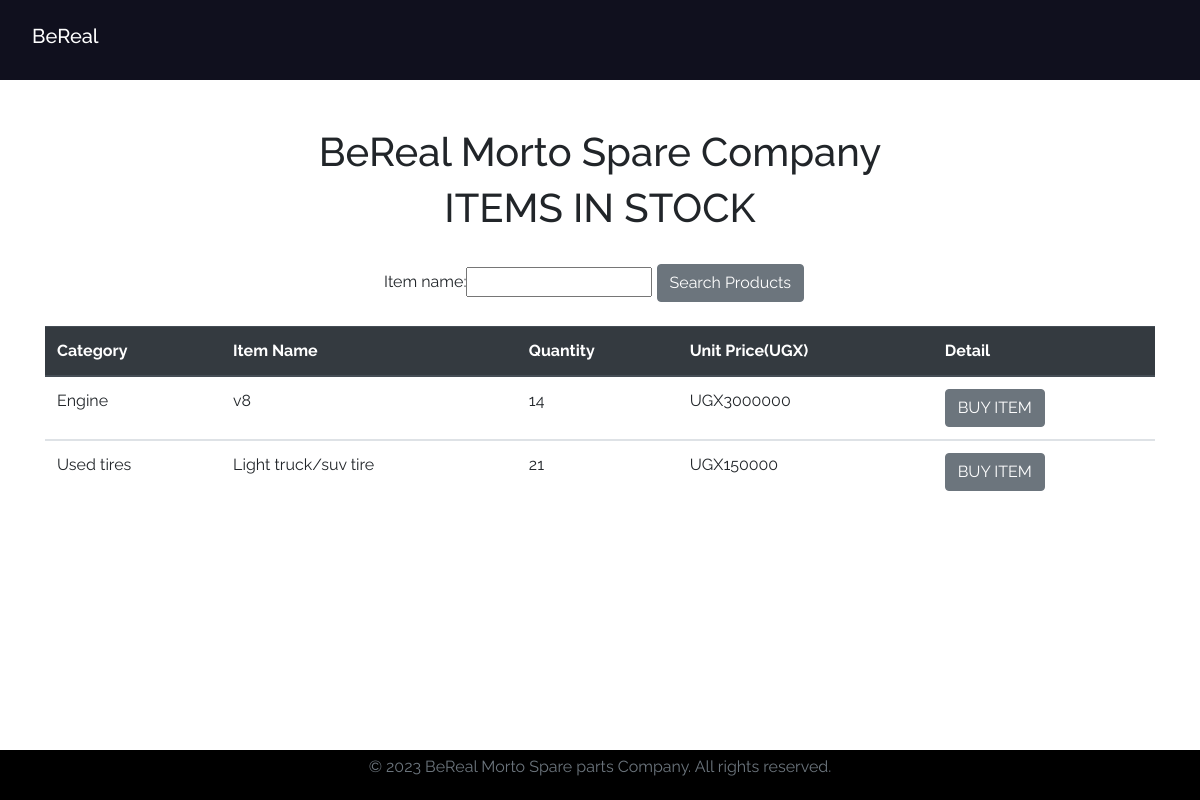
/home/, run on the app's committed database.
### spareapp/models.py (models this page shows, shortened)
class Product(models.Model):
    Category_name = models.ForeignKey(Category, on_delete=models.CASCADE, null=False, blank=False)
    date_of_arrival = models.DateField(default=timezone.now)
    item_name = models.CharField(max_length=50, null=False, blank=False)
    item_orgin = models.CharField(max_length=50, null=False, blank=False)
    total_quantity = models.IntegerField(default=0, null=False, blank=False)
    issued_quantity = models.IntegerField(default=0, null=False, blank=False)
    received_quantity = models.IntegerField(default=0, null=False, blank=False)
    unit_price = models.IntegerField(default=0, null=False, blank=False)

class Category(models.Model):
    name = models.CharField(max_length=50, null=False, blank=False)
    def __str__(self):
        return self.name

### spareapp/views.py (the view)
# urls.py: path('home/', views.home, name='home'),
def home(request):
    products = Product.objects.all().order_by('-id')
    product_filters = ProductFilter(request.GET, queryset=products)
    products = product_filters.qs
    return render(request, 'ziah/home.html', {'products': products, 'product_filters': product_filters})

### templates/ziah/home.html
{% extends 'ziah/base.html' %} {% block content %}
<br></br>
<div class="container">
    <h1 class="text-center">BeReal Morto Spare Company</h1>
    <h1 class="text-center">ITEMS IN STOCK</h1>
    <br>
    <div class="container">
        <form action="" method="GET">
            {{product_filters.form}}
            <input type="submit" value="Search Products" class="btn btn-secondary btn" />
        </form>
    </div>
    <br>
    <table class="table">
        <thead class="thead-dark">
            <tr>
                <th scope="col">Category</th>
                <th scope="col">Item Name</th>
                <th scope="col">Quantity</th>
                <th scope="col">Unit Price(UGX)</th>
                <th scope="col">Detail</th>
            </tr>
        </thead>
        {% for product in products %}
        <tbody>
            <tr>
                <td>{{product.Category_name}}</td>
                <td>{{product.item_name}}</td>
                <td>{{product.total_quantity}}</td>
                <td>UGX{{product.unit_price}}</td>
                <td><a href=" {% url 'product_detail' product.id %}"><input type="submit" value="BUY ITEM"
                            class="btn btn-secondary btn" type="button" /></a></td>
            </tr>
        </tbody>
        {% endfor %}
    </table>
</div>
{% endblock %}

### spareapp/static/css/main.css (style rules this page uses)
html,body { position: relative; overflow-x: hidden; background: url('/static/images/img6.jpg'); width: 100% !important; height: 100vh; display: table; position: relative; background-position: center; background-attachment: scroll; -o-background-size: cover; -moz-background-size: cover; -webkit-background-size: cover; background-size: cover; background-repeat: no-repeat; }
body { background-color:white(0, 20%, 20%); font-family: 'raleway'; }
form { width: 40%; margin: 0 auto; }

### data on the page
Product: Category_name "Engine", item_name "v8", total_quantity "14", unit_price "3000000"
Product: Category_name "Used tires", item_name "Light truck/suv tire", total_quantity "21", unit_price "150000"
